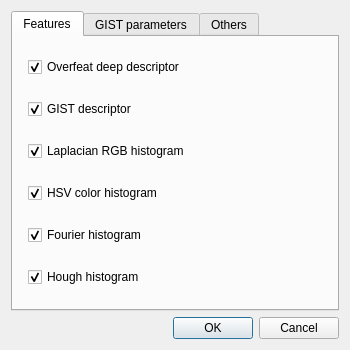
<?xml version="1.0" encoding="UTF-8"?>
<ui version="4.0">
 <class>SettingsDialogClass</class>
 <widget class="QDialog" name="SettingsDialogClass">
  <property name="geometry">
   <rect>
    <x>0</x>
    <y>0</y>
    <width>350</width>
    <height>350</height>
   </rect>
  </property>
  <property name="minimumSize">
   <size>
    <width>350</width>
    <height>350</height>
   </size>
  </property>
  <property name="maximumSize">
   <size>
    <width>350</width>
    <height>350</height>
   </size>
  </property>
  <property name="windowTitle">
   <string>Settings</string>
  </property>
  <property name="modal">
   <bool>true</bool>
  </property>
  <layout class="QVBoxLayout" name="verticalLayout_2">
   <item>
    <widget class="QTabWidget" name="tabWidget">
     <property name="font">
      <font>
       <family>Segoe UI</family>
       <pointsize>9</pointsize>
      </font>
     </property>
     <property name="currentIndex">
      <number>0</number>
     </property>
     <widget class="QWidget" name="tab">
      <attribute name="title">
       <string>Features</string>
      </attribute>
      <layout class="QVBoxLayout" name="verticalLayout">
       <property name="leftMargin">
        <number>15</number>
       </property>
       <item>
        <widget class="QCheckBox" name="DeepCheckBox">
         <property name="minimumSize">
          <size>
           <width>0</width>
           <height>30</height>
          </size>
         </property>
         <property name="maximumSize">
          <size>
           <width>16777215</width>
           <height>30</height>
          </size>
         </property>
         <property name="text">
          <string>Overfeat deep descriptor</string>
         </property>
         <property name="checked">
          <bool>true</bool>
         </property>
         <property name="tristate">
          <bool>false</bool>
         </property>
        </widget>
       </item>
       <item>
        <widget class="QCheckBox" name="GISTCheckBox">
         <property name="minimumSize">
          <size>
           <width>0</width>
           <height>30</height>
          </size>
         </property>
         <property name="maximumSize">
          <size>
           <width>16777215</width>
           <height>30</height>
          </size>
         </property>
         <property name="text">
          <string>GIST descriptor</string>
         </property>
         <property name="checked">
          <bool>true</bool>
         </property>
         <property name="tristate">
          <bool>false</bool>
         </property>
        </widget>
       </item>
       <item>
        <widget class="QCheckBox" name="LaplRGBCheckBox">
         <property name="minimumSize">
          <size>
           <width>0</width>
           <height>30</height>
          </size>
         </property>
         <property name="maximumSize">
          <size>
           <width>16777215</width>
           <height>30</height>
          </size>
         </property>
         <property name="text">
          <string>Laplacian RGB histogram</string>
         </property>
         <property name="checked">
          <bool>true</bool>
         </property>
        </widget>
       </item>
       <item>
        <widget class="QCheckBox" name="HSVHistCheckBox">
         <property name="minimumSize">
          <size>
           <width>0</width>
           <height>30</height>
          </size>
         </property>
         <property name="maximumSize">
          <size>
           <width>16777215</width>
           <height>30</height>
          </size>
         </property>
         <property name="text">
          <string>HSV color histogram</string>
         </property>
         <property name="checked">
          <bool>true</bool>
         </property>
        </widget>
       </item>
       <item>
        <widget class="QCheckBox" name="FourierHistCheckBox">
         <property name="minimumSize">
          <size>
           <width>0</width>
           <height>30</height>
          </size>
         </property>
         <property name="maximumSize">
          <size>
           <width>16777215</width>
           <height>30</height>
          </size>
         </property>
         <property name="text">
          <string>Fourier histogram</string>
         </property>
         <property name="checked">
          <bool>true</bool>
         </property>
        </widget>
       </item>
       <item>
        <widget class="QCheckBox" name="HoughHistCheckBox">
         <property name="minimumSize">
          <size>
           <width>0</width>
           <height>30</height>
          </size>
         </property>
         <property name="maximumSize">
          <size>
           <width>16777215</width>
           <height>30</height>
          </size>
         </property>
         <property name="text">
          <string>Hough histogram</string>
         </property>
         <property name="checked">
          <bool>true</bool>
         </property>
        </widget>
       </item>
      </layout>
     </widget>
     <widget class="QWidget" name="tab_2">
      <attribute name="title">
       <string>GIST parameters</string>
      </attribute>
      <layout class="QHBoxLayout" name="horizontalLayout_2">
       <property name="leftMargin">
        <number>15</number>
       </property>
       <item>
        <layout class="QVBoxLayout" name="verticalLayout_3">
         <item>
          <widget class="QLabel" name="label_4">
           <property name="minimumSize">
            <size>
             <width>70</width>
             <height>30</height>
            </size>
           </property>
           <property name="maximumSize">
            <size>
             <width>70</width>
             <height>30</height>
            </size>
           </property>
           <property name="text">
            <string>Use color:</string>
           </property>
          </widget>
         </item>
         <item>
          <widget class="QLabel" name="label_5">
           <property name="minimumSize">
            <size>
             <width>70</width>
             <height>30</height>
            </size>
           </property>
           <property name="maximumSize">
            <size>
             <width>70</width>
             <height>30</height>
            </size>
           </property>
           <property name="text">
            <string>Size(W, H):</string>
           </property>
          </widget>
         </item>
         <item>
          <widget class="QLabel" name="label">
           <property name="minimumSize">
            <size>
             <width>70</width>
             <height>30</height>
            </size>
           </property>
           <property name="maximumSize">
            <size>
             <width>70</width>
             <height>30</height>
            </size>
           </property>
           <property name="font">
            <font>
             <family>Segoe UI</family>
             <pointsize>9</pointsize>
            </font>
           </property>
           <property name="text">
            <string>Block:</string>
           </property>
          </widget>
         </item>
         <item>
          <widget class="QLabel" name="label_2">
           <property name="minimumSize">
            <size>
             <width>70</width>
             <height>30</height>
            </size>
           </property>
           <property name="maximumSize">
            <size>
             <width>70</width>
             <height>30</height>
            </size>
           </property>
           <property name="font">
            <font>
             <family>Segoe UI</family>
             <pointsize>9</pointsize>
            </font>
           </property>
           <property name="text">
            <string>Scale:</string>
           </property>
          </widget>
         </item>
         <item>
          <widget class="QLabel" name="label_3">
           <property name="minimumSize">
            <size>
             <width>70</width>
             <height>30</height>
            </size>
           </property>
           <property name="maximumSize">
            <size>
             <width>70</width>
             <height>30</height>
            </size>
           </property>
           <property name="text">
            <string>Orientation:</string>
           </property>
          </widget>
         </item>
        </layout>
       </item>
       <item>
        <layout class="QVBoxLayout" name="verticalLayout_4">
         <item>
          <widget class="QCheckBox" name="ColorGISTCheckBox">
           <property name="minimumSize">
            <size>
             <width>170</width>
             <height>25</height>
            </size>
           </property>
           <property name="maximumSize">
            <size>
             <width>16777215</width>
             <height>30</height>
            </size>
           </property>
           <property name="text">
            <string/>
           </property>
           <property name="tristate">
            <bool>false</bool>
           </property>
          </widget>
         </item>
         <item>
          <widget class="QWidget" name="widget" native="true">
           <property name="minimumSize">
            <size>
             <width>0</width>
             <height>30</height>
            </size>
           </property>
           <property name="maximumSize">
            <size>
             <width>16777215</width>
             <height>30</height>
            </size>
           </property>
           <layout class="QHBoxLayout" name="horizontalLayout">
            <property name="spacing">
             <number>30</number>
            </property>
            <property name="leftMargin">
             <number>0</number>
            </property>
            <property name="topMargin">
             <number>0</number>
            </property>
            <property name="rightMargin">
             <number>100</number>
            </property>
            <property name="bottomMargin">
             <number>0</number>
            </property>
            <item>
             <widget class="QSpinBox" name="GISTWidthSpinBox">
              <property name="minimumSize">
               <size>
                <width>55</width>
                <height>30</height>
               </size>
              </property>
              <property name="maximumSize">
               <size>
                <width>50</width>
                <height>30</height>
               </size>
              </property>
              <property name="minimum">
               <number>128</number>
              </property>
              <property name="maximum">
               <number>512</number>
              </property>
              <property name="value">
               <number>256</number>
              </property>
             </widget>
            </item>
            <item>
             <widget class="QSpinBox" name="GISTHeightSpinBox">
              <property name="minimumSize">
               <size>
                <width>55</width>
                <height>30</height>
               </size>
              </property>
              <property name="maximumSize">
               <size>
                <width>50</width>
                <height>30</height>
               </size>
              </property>
              <property name="minimum">
               <number>128</number>
              </property>
              <property name="maximum">
               <number>512</number>
              </property>
              <property name="value">
               <number>256</number>
              </property>
             </widget>
            </item>
           </layout>
          </widget>
         </item>
         <item>
          <widget class="QSpinBox" name="GISTBlockSpinBox">
           <property name="minimumSize">
            <size>
             <width>50</width>
             <height>30</height>
            </size>
           </property>
           <property name="maximumSize">
            <size>
             <width>50</width>
             <height>30</height>
            </size>
           </property>
           <property name="minimum">
            <number>1</number>
           </property>
           <property name="maximum">
            <number>4</number>
           </property>
           <property name="value">
            <number>4</number>
           </property>
          </widget>
         </item>
         <item>
          <widget class="QSpinBox" name="GISTScaleSpinBox">
           <property name="minimumSize">
            <size>
             <width>50</width>
             <height>30</height>
            </size>
           </property>
           <property name="maximumSize">
            <size>
             <width>50</width>
             <height>30</height>
            </size>
           </property>
           <property name="minimum">
            <number>1</number>
           </property>
           <property name="maximum">
            <number>4</number>
           </property>
           <property name="value">
            <number>4</number>
           </property>
          </widget>
         </item>
         <item>
          <widget class="QLineEdit" name="GISTOrientLineEdit">
           <property name="minimumSize">
            <size>
             <width>70</width>
             <height>30</height>
            </size>
           </property>
           <property name="maximumSize">
            <size>
             <width>70</width>
             <height>30</height>
            </size>
           </property>
           <property name="text">
            <string>8,8,8,8</string>
           </property>
          </widget>
         </item>
        </layout>
       </item>
      </layout>
     </widget>
     <widget class="QWidget" name="tab_3">
      <attribute name="title">
       <string>Others</string>
      </attribute>
      <widget class="QCheckBox" name="DisplayFileNameCheckBox">
       <property name="geometry">
        <rect>
         <x>15</x>
         <y>22</y>
         <width>302</width>
         <height>30</height>
        </rect>
       </property>
       <property name="minimumSize">
        <size>
         <width>0</width>
         <height>30</height>
        </size>
       </property>
       <property name="maximumSize">
        <size>
         <width>16777215</width>
         <height>30</height>
        </size>
       </property>
       <property name="text">
        <string>Display file name (a tooltip will be shown)</string>
       </property>
       <property name="checked">
        <bool>false</bool>
       </property>
       <property name="tristate">
        <bool>false</bool>
       </property>
      </widget>
     </widget>
    </widget>
   </item>
   <item>
    <widget class="QDialogButtonBox" name="buttonBox">
     <property name="orientation">
      <enum>Qt::Horizontal</enum>
     </property>
     <property name="standardButtons">
      <set>QDialogButtonBox::Cancel|QDialogButtonBox::Ok</set>
     </property>
    </widget>
   </item>
  </layout>
 </widget>
 <resources/>
 <connections>
  <connection>
   <sender>buttonBox</sender>
   <signal>accepted()</signal>
   <receiver>SettingsDialogClass</receiver>
   <slot>accept()</slot>
   <hints>
    <hint type="sourcelabel">
     <x>248</x>
     <y>254</y>
    </hint>
    <hint type="destinationlabel">
     <x>157</x>
     <y>274</y>
    </hint>
   </hints>
  </connection>
  <connection>
   <sender>buttonBox</sender>
   <signal>rejected()</signal>
   <receiver>SettingsDialogClass</receiver>
   <slot>reject()</slot>
   <hints>
    <hint type="sourcelabel">
     <x>316</x>
     <y>260</y>
    </hint>
    <hint type="destinationlabel">
     <x>286</x>
     <y>274</y>
    </hint>
   </hints>
  </connection>
 </connections>
</ui>
